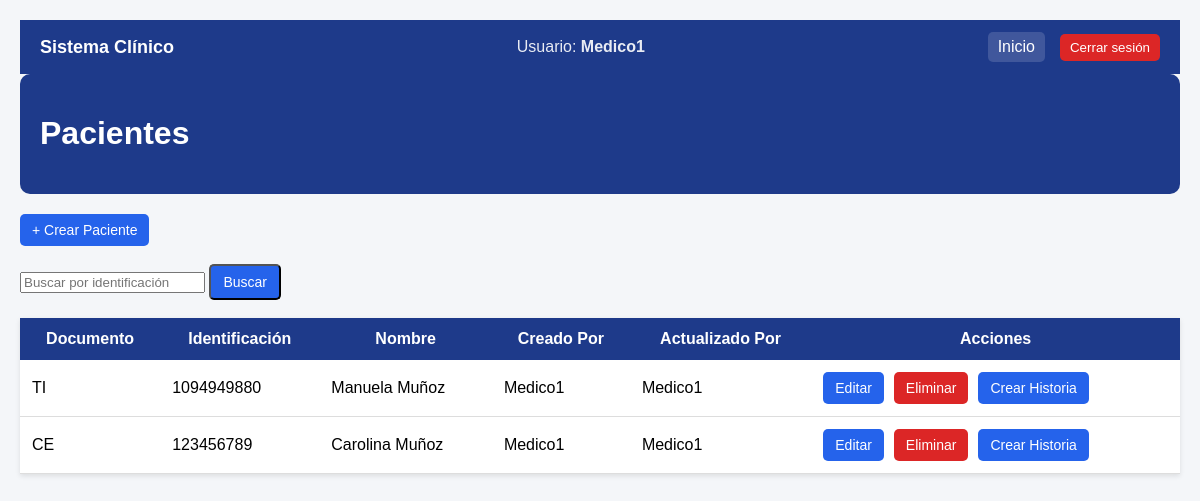
Page /pacientes/ (signed in) on the committed database.
### pacientes/models.py (models this page shows, shortened)
class Paciente(models.Model):
    nombre = models.CharField(max_length=100)
    creado_por = models.ForeignKey(
        User,
        on_delete=models.SET_NULL,
        null=True,
        blank=True,
        related_name="pacientes_creados"
    )
    actualizado_por = models.ForeignKey(
        User,
        on_delete=models.SET_NULL,
        null=True,
        blank=True,
        related_name="pacientes_actualizados"
    )
    tipo_documento = models.CharField(max_length=5)
    identificacion = models.CharField(max_length=30,unique=True)
    nombre = models.CharField(max_length=100)
    apellido = models.CharField(max_length=100)
    fecha_nacimiento = models.DateField()
    sexo = models.CharField(max_length=20)

### pacientes/views.py (the view)
# urls.py: path('pacientes/', views.lista_pacientes, name='lista_pacientes'),
@login_required
def lista_pacientes(request):
    pacientes = Paciente.objects.all()
    identificacion = request.GET.get('identificacion')
    if identificacion:
        pacientes = pacientes.filter(
            identificacion__icontains=identificacion
        )
    rol = None
    if request.user.groups.filter(name="medico").exists():
        rol = "medico"
    elif request.user.groups.filter(name="enfermero").exists():
        rol = "enfermero"
    elif request.user.groups.filter(name="admin").exists():
        rol = "admin"
    return render(request, "pacientes/lista_pacientes.html", {"pacientes": pacientes,"rol": rol})

### pacientes/templates/pacientes/lista_pacientes.html (shortened to what this page needs)
<!DOCTYPE html>
<html>
<head>
    {% include 'pacientes/navbar.html' %}
</head>
<body>
<div class="contenedor">
    <div class="encabezado">
        <h1>Pacientes</h1>
    </div>
    <a href="/pacientes/crear/" class="boton">
        + Crear Paciente
    </a>
    <br><br>
    <form method="GET">
        <input
            type="text"
            name="identificacion"
            placeholder="Buscar por identificación"
            value="{{ request.GET.identificacion }}"
        >
        <button type="submit" class="boton">
            Buscar
        </button>
    </form>
    <br>
    <table>
        <thead>
            <tr>
                <th>Documento</th>
                <th>Identificación</th>
                <th>Nombre</th>
                <th>Creado Por</th>
                <th>Actualizado Por</th>
                <th>Acciones</th>
            </tr>
        </thead>
        <tbody>
            {% for paciente in pacientes %}
            <tr>
                <td>{{ paciente.tipo_documento }}</td>
                <td>{{ paciente.identificacion }}</td>
                <td>
                    {{ paciente.nombre }} {{ paciente.apellido }}
                </td>
                <td>
                    {% if paciente.creado_por %}
                        {{ paciente.creado_por.username }}
                    {% else %}
                        Sistema
                    {% endif %}
                </td>
                <td>
                    {% if paciente.actualizado_por %}
                        {{ paciente.actualizado_por.username }}
                    {% else %}
                        Nunca editado
                    {% endif %}
                </td>
                <td>
                    <div class="acciones">
                        <a href="/pacientes/editar/{{paciente.id}}/" class="boton">
                            Editar
                        </a>
                        <a href="/pacientes/eliminar/{{ paciente.id }}/"
                           class="boton boton-rojo"
                           onclick="return confirm('⚠️ ¿Seguro que deseas eliminar este paciente?')">
                            Eliminar
                        </a>
                        <a href="{% url 'crear_historia_paciente' paciente.id %}" class="boton">
                           Crear Historia
                        </a>
                    </div>
                </td>
            </tr>
            {% empty %}
            <tr>
                <td colspan="6">
                    No hay pacientes registrados.
                </td>
            </tr>
            {% endfor %}
        </tbody>
    </table>
</div>
</body>
</html>

### pacientes/templates/pacientes/navbar.html (shortened to what this page needs)
<div style="
    background:#1e3a8a;
    color:white;
    padding:12px 20px;
    display:flex;
    justify-content:space-between;
    align-items:center;
    font-family:Arial;
">
    <div style="font-size:18px; font-weight:bold;">
        Sistema Clínico
    </div>
    <div style="opacity:0.9;">
        Usuario: <strong>{{ request.user.username }}</strong>
    </div>
    <div style="display:flex; gap:15px; align-items:center;">
        <a href="/" style="
            color:white;
            text-decoration:none;
            padding:6px 10px;
            border-radius:5px;
            background:rgba(255,255,255,0.15);
        ">
            Inicio
        </a>
        <form action="{% url 'logout' %}" method="post" style="margin:0;">
            <button type="submit" style="
                background:#dc2626;
                color:white;
                border:none;
                padding:6px 10px;
                border-radius:5px;
                cursor:pointer;
            ">
                Cerrar sesión
            </button>
        </form>
    </div>
</div>

### pacientes/templates/pacientes/lista_pacientes.html (style rules this page uses)
body { font-family: Arial, sans-serif; background-color: #f4f6f9; margin: 0; padding: 20px; }
.contenedor { max-width: 1200px; margin: auto; }
.encabezado { background: #1e3a8a; color: white; padding: 20px; border-radius: 10px; margin-bottom: 20px; }
.boton { background: #2563eb; color: white; padding: 8px 12px; text-decoration: none; border-radius: 5px; display: inline-block; margin-right: 5px; font-size: 14px; }
.boton-rojo { background: #dc2626; }
table { width: 100%; border-collapse: collapse; background: white; box-shadow: 0px 2px 5px rgba(0,0,0,0.1); }
th { background: #1e3a8a; color: white; padding: 12px; }
td { padding: 12px; border-bottom: 1px solid #ddd; }
.acciones { display: flex; gap: 5px; flex-wrap: wrap; }

### rows in the picture
Paciente: tipo_documento "TI", identificacion "1094949880", nombre "Manuela", apellido "Muñoz", creado_por.username "Medico1", actualizado_por.username "Medico1"
Paciente: tipo_documento "CE", identificacion "123456789", nombre "Carolina", apellido "Muñoz", creado_por.username "Medico1", actualizado_por.username "Medico1"

### other values in the picture
{{ request.user.username }} "Medico1"
